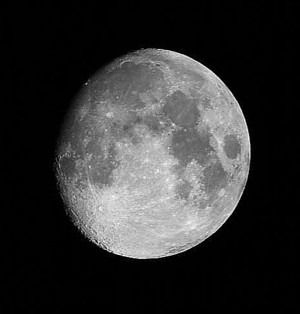
//> input picture lab01/lab01/moon.jpg, 300 x 314 px, given in place of background.mp4, which was not available
$ ./exercise12_01   (built with g++ and OpenCV 4)
//> lines starting //> are read from the running program, lines starting //| are printed output that depends on the picture; after the words box and inside, x2 and y2 are one past the last pixel; in counts of white or black regions, pixels touching at a corner belong together; pictures that were not available may be replaced by others from this repository, and a replacement may not be noted
#include <opencv.hpp>
#include <iostream>

using namespace cv;
using namespace std;

// Morthological Operation

int main() {
	Ptr<BackgroundSubtractor> bg_model = createBackgroundSubtractorMOG2();

	VideoCapture cap("background.mp4", 0);
	Mat image, foregroundMask, backgroundImg, foregroundImg;
	Mat element = getStructuringElement(MORPH_CROSS, Size(3, 3));

	vector<vector<Point>> contours;
	vector<Vec4i>hierarchy;

	double fps = cap.get(CAP_PROP_FPS);
	int delay = cvRound(1000 / fps);

	while (true) {
		cap >> image;
//> image is the input picture: 314 rows x 300 cols, CV_8UC3; min 0, max 251, mean 49.8
		//if (image.empty()) break;
		cvtColor(image, image, COLOR_BGR2GRAY);
//> image: 314 rows x 300 cols, CV_8UC1
		if (foregroundMask.empty()) foregroundMask.create(image.size(), image.type());

		bg_model->apply(image, foregroundMask);
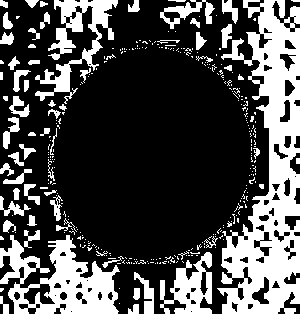
//> foregroundMask: 314 rows x 300 cols, CV_8UC1; values 127 (black) and 255 (white), 29.6% white; 326 white regions (262 under 20 px)
		GaussianBlur(foregroundMask, foregroundMask, Size(11, 11), 3.5, 3.5);
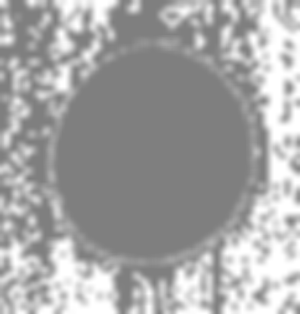
//> foregroundMask: 314 rows x 300 cols, CV_8UC1; min 127, max 255, mean 164.9
		threshold(foregroundMask, foregroundMask, 10, 255, THRESH_BINARY);
//> foregroundMask: 314 rows x 300 cols, CV_8UC1; every value is 255
		foregroundImg = Scalar::all(0);
		image.copyTo(foregroundImg, foregroundMask);

		erode(foregroundMask, foregroundMask, element);
		morphologyEx(foregroundMask, foregroundMask, MORPH_OPEN, element);

		findContours(foregroundMask, contours, hierarchy, RETR_EXTERNAL, CHAIN_APPROX_SIMPLE);
//> contours = 1 contour; box (x1, y1, x2, y2) and area: (0, 0, 300, 314) 93587

		putText(foregroundImg, format("Contour count: %d", contours.size()), Point(30, 30), FONT_HERSHEY_SCRIPT_SIMPLEX, 1, Scalar(255));
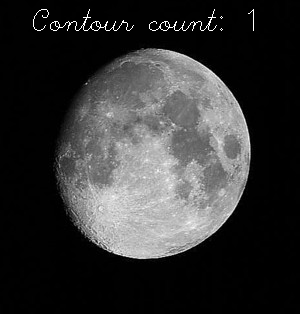
//> foregroundImg: 314 rows x 300 cols, CV_8UC1; min 0, max 255, mean 51.1

		imshow("Foreground Image", foregroundImg);
		imshow("Foreground Mask", foregroundMask);

		waitKey(delay);
	}

}

$ run again, on lab01/lab01/saltnpepper.png
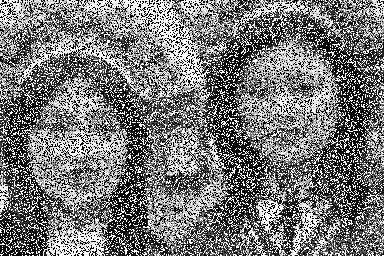
//> input picture lab01/lab01/saltnpepper.png, 384 x 256 px, given in place of background.mp4, which was not available
//> image is the input picture: 256 rows x 384 cols, CV_8UC3; min 0, max 255, mean 120.1
//> image: 256 rows x 384 cols, CV_8UC1
//> `GaussianBlur(foregroundMask, foregroundMask, Size(11, 11), 3.5, 3.5);`:
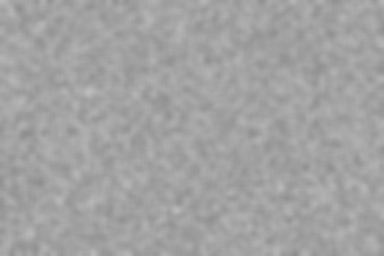
//> foregroundMask: 256 rows x 384 cols, CV_8UC1; min 140, max 190, mean 162
//> contours = 1 contour; box (x1, y1, x2, y2) and area: (0, 0, 384, 256) 97665
//> `putText(foregroundImg, format("Contour count: %d", contours.size()), P..`:
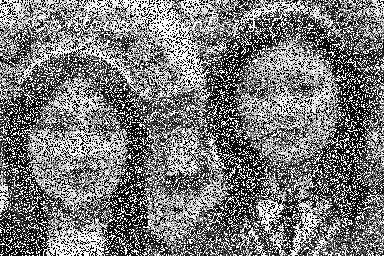
//> foregroundImg: 256 rows x 384 cols, CV_8UC1; min 0, max 255, mean 120.7
